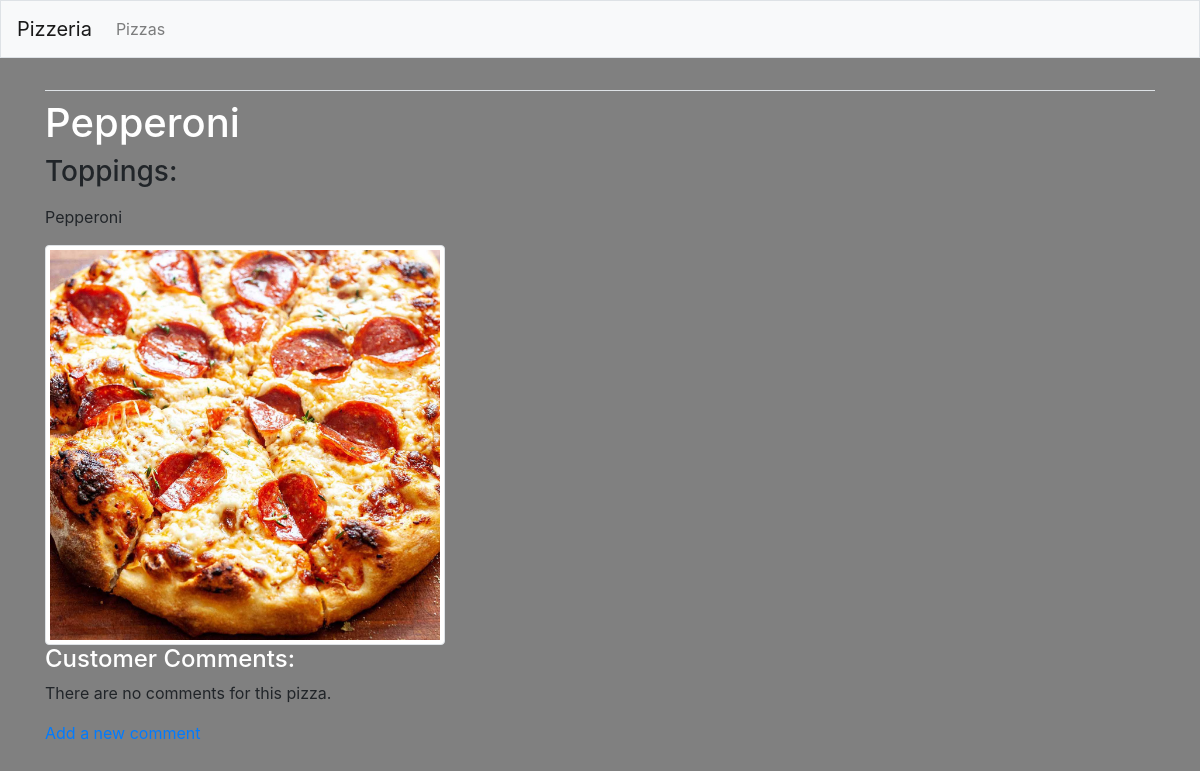
The app's page /pizza/5/, older data.
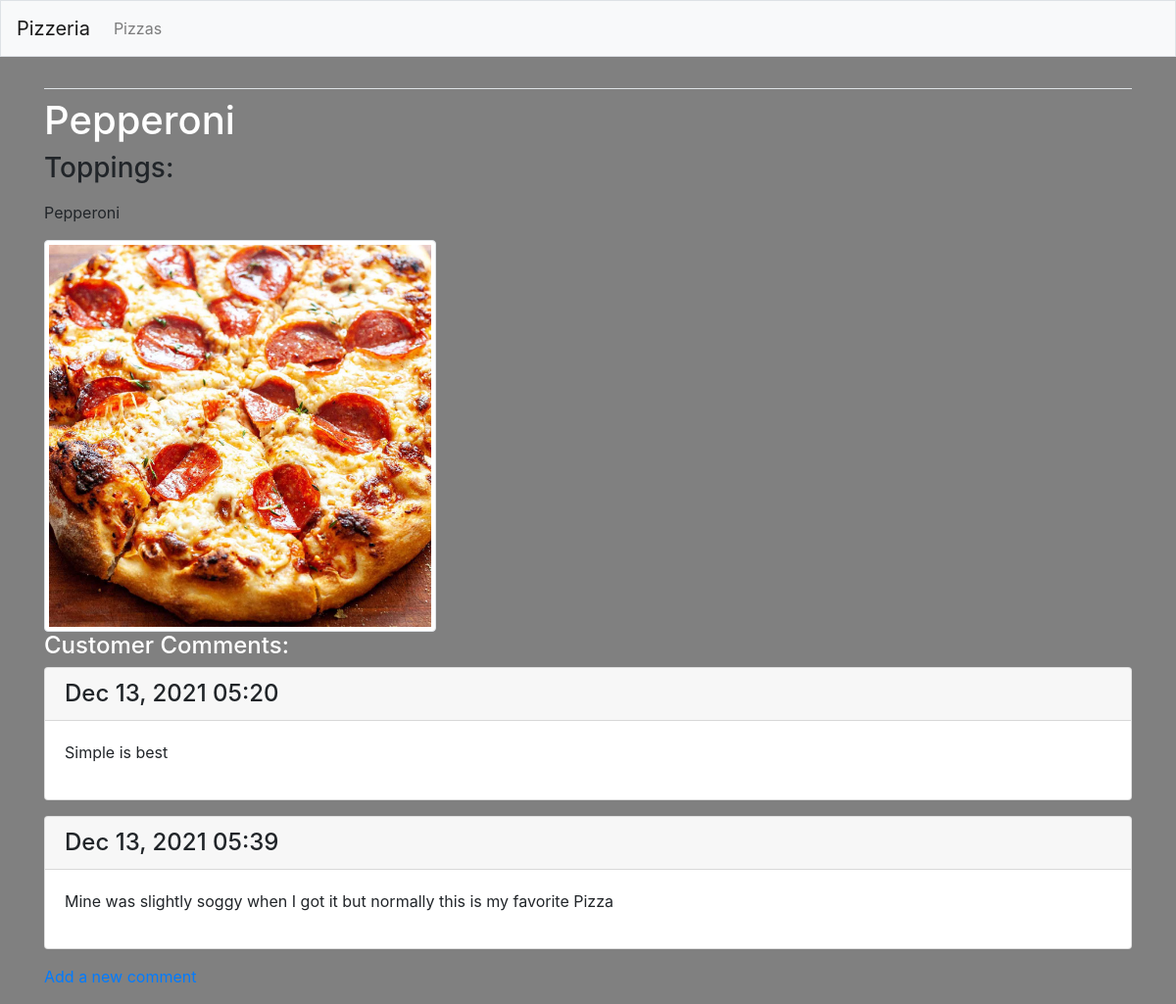
The same page, newer data.
### MainApp/models.py (models this page shows, shortened)
class Topping(models.Model):
    pizza = models.ForeignKey(Pizza, on_delete=models.CASCADE)
    text = models.TextField()
    date_added = models.DateTimeField(auto_now_add=True)

class Comment(models.Model):
    pizza = models.ForeignKey(Pizza, on_delete=models.CASCADE)
    text = models.TextField()
    date_added = models.DateTimeField(auto_now_add=True)

### MainApp/views.py (the view)
# urls.py: path('pizza/<int:pizza_id>/', views.pizza, name='pizza'),
def pizza(request,pizza_id):
    pizza = Pizza.objects.get(id=pizza_id)
    toppings = pizza.topping_set.all()
    comments = pizza.comment_set.all()
    context = {'pizza':pizza, 'toppings': toppings, 'comments':comments}
    return render(request, 'MainApp/pizza.html', context)

### MainApp/models.py (called while the page is built)
    def __str__(self):
        return self.text #on the web page this shows us the actual text OF the object so it's important

### MainApp/templates/mainapp/pizza.html (shortened to what this page needs)
{% extends 'MainApp/base.html' %}
{% block content %}
<h1 style="color:white;">{{ pizza }}</h1>
<h3>
<p> Toppings:</p>
</h3>
    {% for topping in toppings %}
    <p>{{ topping.text }} </p>
{% empty%}
<li> There are no toppings on this pizza.</li>
{% endfor %}
{% if pizza.header_image %}
<img src="{{ pizza.header_image.url }}" class="img-thumbnail" width="400" height="350"/>
{% endif %}
<h4 style="color:white;">Customer Comments:</h4>
{% for comment in comments %}
    <div class="card mb-3">
        <h4 class="card-header">
            {{ comment.date_added | date:'M d, Y H:i' }}
        </h4>
        <div class="card-body">
            {{ comment.text | linebreaks }}
        </div>
    </div>
{% empty %}
    <p> There are no comments for this pizza. </p>
{% endfor %}
<p>
    <a href="{% url 'MainApp:new_comment' pizza.id %}">Add a new comment</a>
</p>
{% endblock content %}

Row changes from the older to the newer data that the page shows:
added Comment: date_added "Dec 13, 2021 05:20", text "Simple is best"
added Comment: date_added "Dec 13, 2021 05:39", text "Mine was slightly soggy when I got it but normally this is my favorite Pizza"
Text that changed along with them:
text no longer shown: "There are no comments for this pizza."
